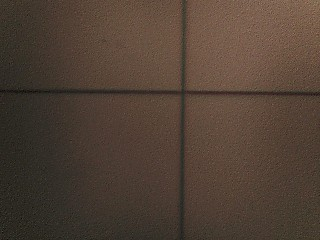
#> input picture Autocollimator/highMaglowRed/a.jpg, 320 x 240 px
$ python highMagCrosshairDetect.py
#> lines starting #> are read from the running program, lines starting #| are printed output that depends on the picture; after the words box and inside, x2 and y2 are one past the last pixel; in counts of white or black regions, pixels touching at a corner belong together; long printed decimals are rounded
import scipy
from scipy import ndimage
import numpy as np
import imageio.v2 as imageio
import matplotlib.pyplot as plt


def show(image):
    if True:
        plt.imshow(image)
        plt.gray()
        plt.show()


def displacement(a,b):
    return (b[1]-a[1],b[0]-a[0])


def findCrosshairCenter(filename):
#> called with filename = 'a.jpg'
    boi = np.sum(imageio.imread(filename),2)
#> boi: shape (240, 320) uint64; min 17, max 400, mean 197.8
    boi=boi*0.1 + 128
    show(boi)


    gaussed=ndimage.gaussian_filter(boi, 1)
    show(gaussed)


    sx = ndimage.sobel(gaussed,axis=0)
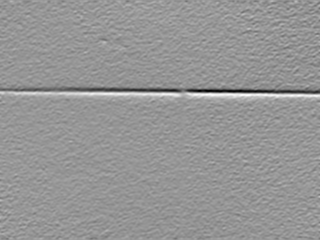
#> sx: shape (240, 320) float64; min -30.58, max 20.92, mean -0.3; drawn with min black and max white
    sy = ndimage.sobel(gaussed,axis=1)
    sob = np.hypot(sx, sy)
    show(sob)

    smoothKernel=0.1*np.array([[0,0,1,0,0],[0,0,0,0,0],[1,0,0,0,1],[0,0,0,0,0],[0,0,1,0,0]])
    smoothed=np.clip(ndimage.convolve(sob, smoothKernel,mode='constant',cval=128),0,1000)
    show(smoothed)

    binerized=smoothed>np.percentile(smoothed, 92)
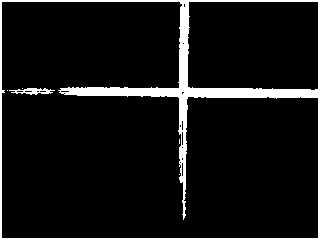
#> binerized: shape (240, 320) bool; 8% white; 6 white regions (4 under 20 px), largest, box (x1, y1, x2, y2) and area: (0, 0, 320, 240) 5966, (9, 88, 55, 95) 170
    #print(sum(sum(list(binerized))))
    binerized=binerized*0.1

    show(binerized)

    crosshairKernel=[]
    with open('crosshairDetect.txt','r') as crosshairKernelFile:
#> (reads Autocollimator/highMaglowRed/crosshairDetect.txt from the repository)
        for line in crosshairKernelFile:
            newLine=[]
            vals=line.split()
            for val in vals:
                newLine.append(int(val))
            crosshairKernel.append(newLine)
    crosshairKernel=0.001*np.array(crosshairKernel)
    crosshairID=ndimage.convolve(binerized, crosshairKernel,mode='constant',cval=0)
    show(crosshairID)

    centerImg=crosshairID>np.percentile(crosshairID, 99.90625)
#> centerImg: shape (240, 320) bool; 0.09% white; 1 white region, box (x1, y1, x2, y2) and area: (179, 88, 188, 97) 72
    show(centerImg)

    return ndimage.center_of_mass(centerImg)


a=findCrosshairCenter('a.jpg')
#> a = (91.93, 182.7)
b=findCrosshairCenter('b.jpg')
#> call 2 of findCrosshairCenter, with filename = 'b.jpg'
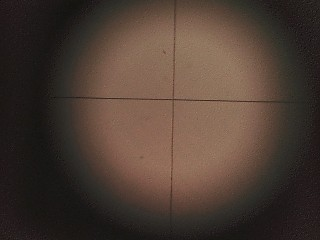
#> input picture Autocollimator/lowMaglowRes/b.jpg, 320 x 240 px, found by its file name
#> in findCrosshairCenter (call 2), `boi = np.sum(imageio.imread(filename),2)`:
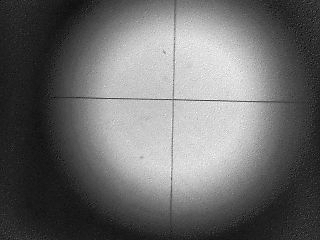
#> boi: shape (240, 320) uint64; min 30, max 404, mean 187.3; drawn with min black and max white
#> in findCrosshairCenter (call 2), `sy = ndimage.sobel(gaussed,axis=1)`:
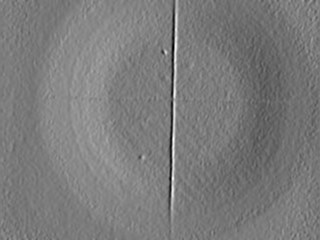
#> sy: shape (240, 320) float64; min -19.69, max 20.97, mean 0; drawn with min black and max white
#> in findCrosshairCenter (call 2), `sob = np.hypot(sx, sy)`:
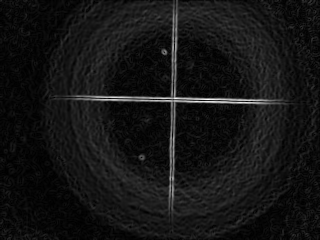
#> sob: shape (240, 320) float64; min 0.00852, max 30.92, mean 2.6; drawn with min black and max white
#> in findCrosshairCenter (call 2), `binerized=smoothed>np.percentile(smoothed, 92)`: binerized: shape (240, 320) bool; 8% white; 84 white regions (80 under 20 px), largest, box (x1, y1, x2, y2) and area: (0, 0, 320, 240) 5604, (101, 153, 128, 182) 98, (253, 137, 260, 152) 41, (161, 48, 168, 56) 38
#> in findCrosshairCenter (call 2), `centerImg=crosshairID>np.percentile(crosshairID, 99.90625)`:
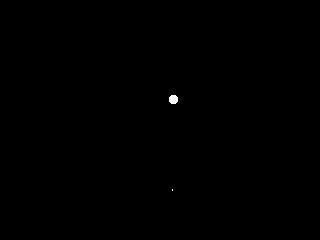
#> centerImg: shape (240, 320) bool; 0.09% white; 2 white regions (1 under 20 px), largest, box (x1, y1, x2, y2) and area: (169, 95, 178, 104) 69
#> b = (101.5, 173)
print(displacement(a,b))
#| (-9.750, 9.619)
